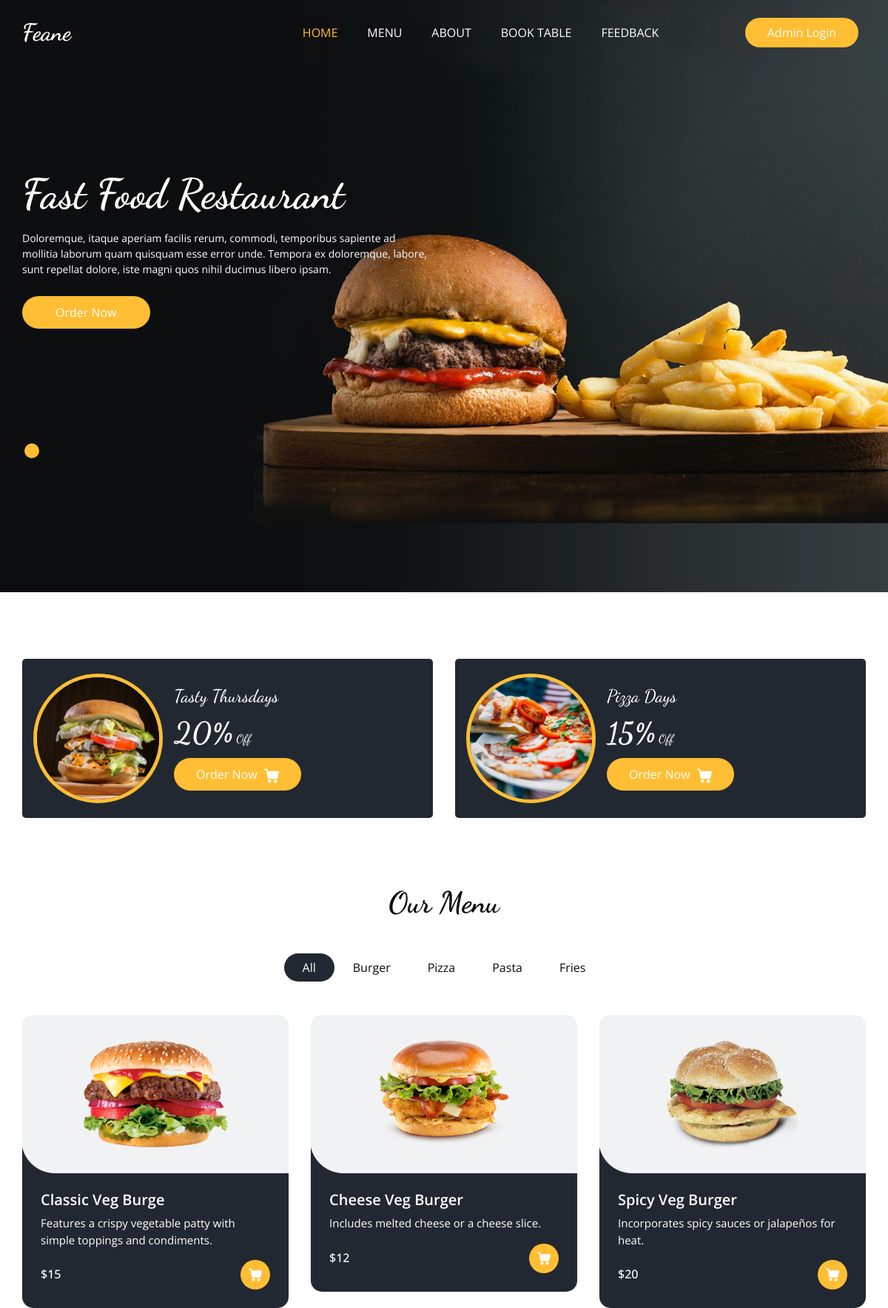
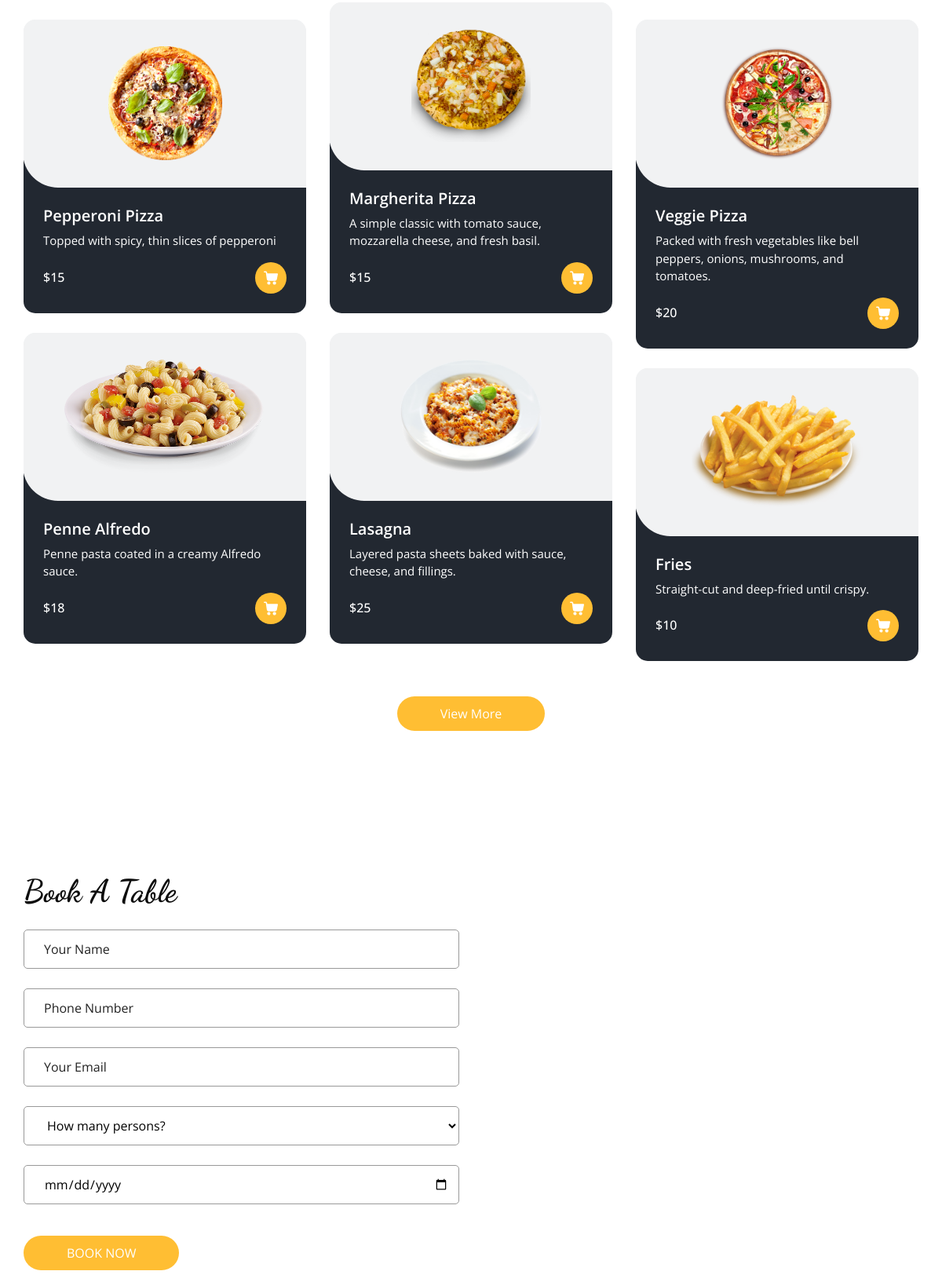
The page / (upper part) on the database its author committed (2 pictures, top to bottom).
### Base_App/models.py (models this page shows, shortened)
class ItemList(models.Model):
    Category_name = models.CharField(max_length=15)
    def __str__(self):
        return self.Category_name

class Items(models.Model):
    Item_name = models.CharField(max_length=40)
    description = models.TextField(blank=False)
    Price = models.IntegerField()
    Category = models.ForeignKey(ItemList, related_name='Name', on_delete=models.CASCADE)
    Image = models.ImageField(upload_to='items/')

### Base_App/views.py (the view)
# urls.py: path('', HomeView,name="Home"),
def HomeView(request):
    items =  Items.objects.all()
    list = ItemList.objects.all()
    review = Feedback.objects.all()
    return render(request, 'home.html',{'items': items, 'list': list, 'review': review})

### Template/home.html (shortened to what this page needs)
{% extends "base.html" %}
{% block home_status %}active{% endblock home_status %}
{% load static %}
{% block slider %}
    <section class="slider_section ">
      <div id="customCarousel1" class="carousel slide" data-ride="carousel">
        <div class="carousel-inner">
          <div class="carousel-item active">
            <div class="container ">
              <div class="row">
                <div class="col-md-7 col-lg-6 ">
                  <div class="detail-box">
                    <h1>
                      Fast Food Restaurant
                    </h1>
                    <p>
                      Doloremque, itaque aperiam facilis rerum, commodi, temporibus sapiente ad mollitia laborum quam quisquam esse error unde. Tempora ex doloremque, labore, sunt repellat dolore, iste magni quos nihil ducimus libero ipsam.
                    </p>
                    <div class="btn-box">
                      <a href="" class="btn1">
                        Order Now
                      </a>
                    </div>
                  </div>
                </div>
              </div>
            </div>
          </div>
        </div>
        <div class="container">
          <ol class="carousel-indicators">
            <li data-target="#customCarousel1" data-slide-to="0" class="active"></li>
          </ol>
        </div>
      </div>
    </section>
    {% endblock slider %}
{% block main %}
  <section class="offer_section layout_padding-bottom">
    <div class="offer_container">
      <div class="container ">
        <div class="row">
          <div class="col-md-6  ">
            <div class="box ">
              <div class="img-box">
                <img src="{% static 'images/o1.jpg' %}" alt="">
              </div>
              <div class="detail-box">
                <h5>
                  Tasty Thursdays
                </h5>
                <h6>
                  <span>20%</span> Off
                </h6>
                <a href="">
                  Order Now
                </a>
              </div>
            </div>
          </div>
          <div class="col-md-6  ">
            <div class="box ">
              <div class="img-box">
                <img src="{% static 'images/o2.jpg' %}" alt="">
              </div>
              <div class="detail-box">
                <h5>
                  Pizza Days
                </h5>
                <h6>
                  <span>15%</span> Off
                </h6>
                <a href="">
                  Order Now
                </a>
              </div>
            </div>
          </div>
        </div>
      </div>
    </div>
  </section>
  <section class="food_section layout_padding-bottom">
    <div class="container">
      <div class="heading_container heading_center">
        <h2>
          Our Menu
        </h2>
      </div>
      <ul class="filters_menu">
        <li class="active" data-filter="*">All</li>
        {% for i in list %}
        <li data-filter=".{{i.Category_name}}">{{i.Category_name}}</li>
        {% endfor %}
      </ul>
      <div class="filters-content">
        <div class="row grid">
          {% for j in items %}
          <div class="col-sm-6 col-lg-4 all {{j.Category}}">
            <div class="box">
              <div>
                <div class="img-box">
                  <img src="/media/{{j.Image}} " alt="{{j.Image}}">
                </div>
                <div class="detail-box">
                  <h5>
                    {{j.Item_name}}
                  </h5>
                  <p>
                    {{j.description}}
                  </p>
                  <div class="options">
                    <h6>
                      ${{j.Price}}
                    </h6>
                    <a href="">
                    </a>
                  </div>
                </div>
              </div>
            </div>
          </div>
          {% endfor %}
        </div>
      </div>
      <div class="btn-box">
        <a href="">
          View More
        </a>
      </div>
    </div>
  </section>
  <section class="book_section layout_padding">
    <div class="container">
      <div class="heading_container">
        <h2>
          Book A Table
        </h2>
      </div>
      <div class="row">
        <div class="col-md-6">
          <div class="form_container">
            <form action="{% url "Book_Table" %}" method='POST'>{% csrf_token %}
              <div>
                <input type="text" class="form-control" name="user_name" required placeholder="Your Name" />
              </div>
              <div>
                <input type="text" class="form-control" name="phone_number" required placeholder="Phone Number" />
              </div>
              <div>
                <input type="email" class="form-control" name="user_email" placeholder="Your Email" />
              </div>
              <div>
                <select class="form-control nice-select wide" required name="total_person">
                  <option value="" disabled selected>
                    How many persons?
                  </option>
                </select>
              </div>
              <div>
                <input type="date" required name="booking_data" class="form-control">
              </div>
              <div class="btn_box">
                <button>
                  Book Now
                </button>
              </div>
            </form>
          </div>
        </div>
        <div class="col-md-6">
          <div class="map_container ">
            <div id="googleMap"></div>
          </div>
        </div>
      </div>
    </div>
  </section>
{% endblock main %}

### Static/css/responsive.css (style rules this page uses)
@media (min-width: 1200px) { .container { max-width: 1170px; } }

### rows shown on the page
ItemList: Category_name "Burger"
ItemList: Category_name "Pizza"
ItemList: Category_name "Pasta"
ItemList: Category_name "Fries"
Items: Image (picture), Item_name "Classic Veg Burge", description "Features a crispy vegetable patty with simple toppings and condiments.", Price "15"
Items: Image (picture), Item_name "Cheese Veg Burger", description "Includes melted cheese or a cheese slice.", Price "12"
Items: Image (picture), Item_name "Spicy Veg Burger", description "Incorporates spicy sauces or jalapeños for heat.", Price "20"
Items: Image (picture), Item_name "Margherita Pizza", description "A simple classic with tomato sauce, mozzarella cheese, and fresh basil.", Price "15"
Items: Image (picture), Item_name "Pepperoni Pizza", description "Topped with spicy, thin slices of pepperoni", Price "15"
Items: Image (picture), Item_name "Veggie Pizza", description "Packed with fresh vegetables like bell peppers, onions, mushrooms, and tomatoes.", Price "20"
Items: Image (picture), Item_name "Penne Alfredo", description "Penne pasta coated in a creamy Alfredo sauce.", Price "18"
Items: Image (picture), Item_name "Lasagna", description "Layered pasta sheets baked with sauce, cheese, and fillings.", Price "25"
Items: Image (picture), Item_name "Fries", description "Straight-cut and deep-fried until crispy.", Price "10"
